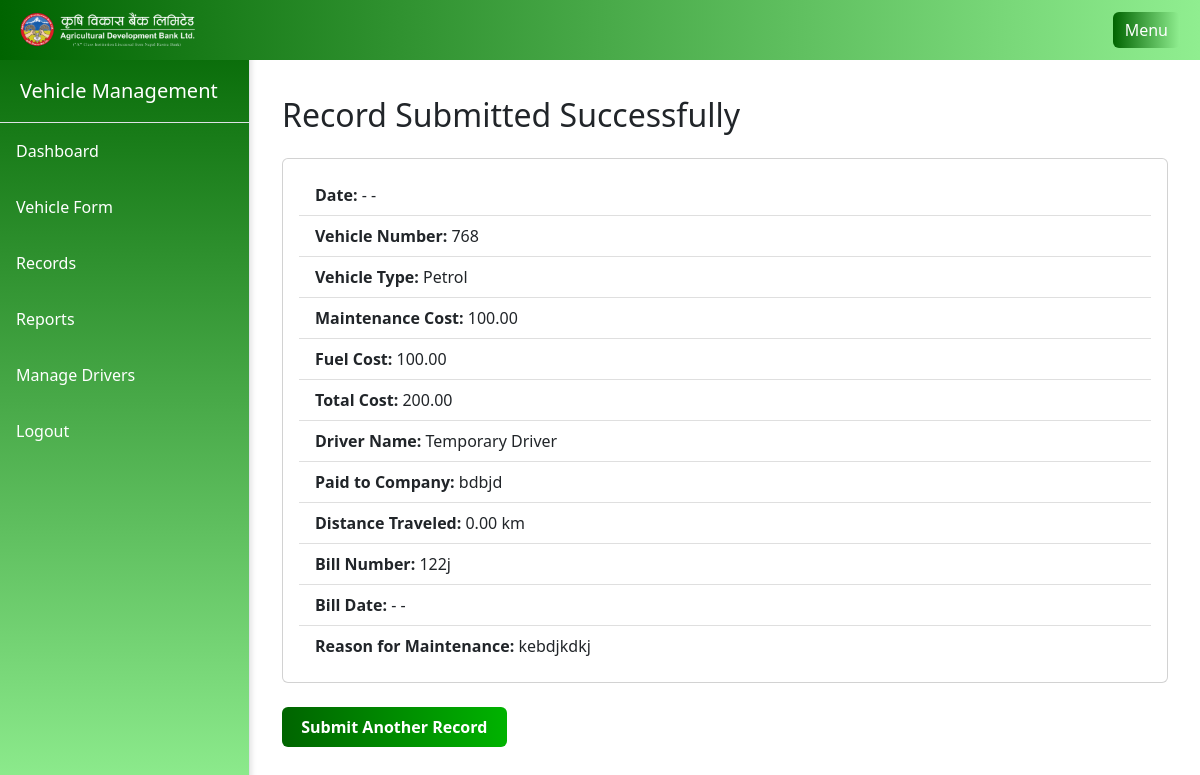
Screenshot of /success/2/ (signed in) with the database file from the repository.
### main/models.py (models this page shows, shortened)
class VehicleRecord(models.Model):
    user = models.ForeignKey(User, on_delete=models.CASCADE)
    date = models.DateField()
    vehicle_number = models.CharField(max_length=20)
    vehicle_type = models.CharField(max_length=10, choices=VEHICLES_TYPE_CHOICES)
    maintenance_cost = models.DecimalField(max_digits=10, decimal_places=2)
    fuel_cost = models.DecimalField(max_digits=10, decimal_places=2)
    total_cost = models.DecimalField(max_digits=10, decimal_places=2)
    driver = models.ForeignKey(Driver, on_delete=models.SET_NULL, null=True, default=None)
    paid_to_company = models.CharField(max_length=50)
    bill_number = models.CharField(max_length=50)
    bill_date = models.DateField()
    distance_traveled = models.DecimalField(max_digits=10, decimal_places=2, default=0)
    reason_for_maintenance = models.CharField(max_length=200, blank=True)

class Driver(models.Model):
    driver_id = models.CharField(max_length=20, unique=True)
    name = models.CharField(max_length=50)

### main/views.py (the view)
# urls.py: path('success/<int:record_id>/', views.success, name='success'),
@login_required(login_url='login')
def success(request, record_id):
    record = get_object_or_404(VehicleRecord, id=record_id, user=request.user)
    record.bs_date = nepali_date.from_datetime_date(record.date)
    record.bs_bill_date = nepali_date.from_datetime_date(record.bill_date)
    return render(request, 'main/success.html', {'record': record})

### main/templates/main/success.html (shortened to what this page needs)
{% extends 'main/base.html' %}
{% block content %}
<h2 class="mb-4">Record Submitted Successfully</h2>
<div class="card">
    <div class="card-body">
        <ul class="list-group list-group-flush">
    <li class="list-group-item">
  <strong>Date:</strong>
  {{ record.bs_date.year }}-
  {{ record.bs_date.month|stringformat:"02d" }}-
</li>
    <li class="list-group-item"><strong>Vehicle Number:</strong> {{ record.vehicle_number }}</li>
    <li class="list-group-item"><strong>Vehicle Type:</strong> {{ record.vehicle_type }}</li>
    <li class="list-group-item"><strong>Maintenance Cost:</strong> {{ record.maintenance_cost|floatformat:2 }}</li>
    <li class="list-group-item"><strong>Fuel Cost:</strong> {{ record.fuel_cost|floatformat:2 }}</li>
    <li class="list-group-item"><strong>Total Cost:</strong> {{ record.total_cost|floatformat:2 }}</li>
    <li class="list-group-item"><strong>Driver Name:</strong> {{ record.driver.name }}</li>
    <li class="list-group-item"><strong>Paid to Company:</strong> {{ record.paid_to_company }}</li>
    <li class="list-group-item"><strong>Distance Traveled:</strong> {{ record.distance_traveled }} km</li>
    <li class="list-group-item"><strong>Bill Number:</strong> {{ record.bill_number }}</li>
    <li class="list-group-item">
  <strong>Bill Date:</strong>
  {{ record.bs_bill_date.year }}-
  {{ record.bs_bill_date.month|stringformat:"02d" }}-
</li>
    <li class="list-group-item"><strong>Reason for Maintenance:</strong> {{ record.reason_for_maintenance }}</li>
</ul>
    </div>
</div>
<a href="{% url 'home' %}" class="btn btn-gradient mt-4">Submit Another Record</a>
{% endblock %}

### rows the page displays
VehicleRecord: vehicle_number "768", vehicle_type "Petrol", maintenance_cost "100.00", fuel_cost "100.00", total_cost "200.00", driver.name "Temporary Driver", paid_to_company "bdbjd", distance_traveled "0.00", bill_number "122j", reason_for_maintenance "kebdjkdkj"
